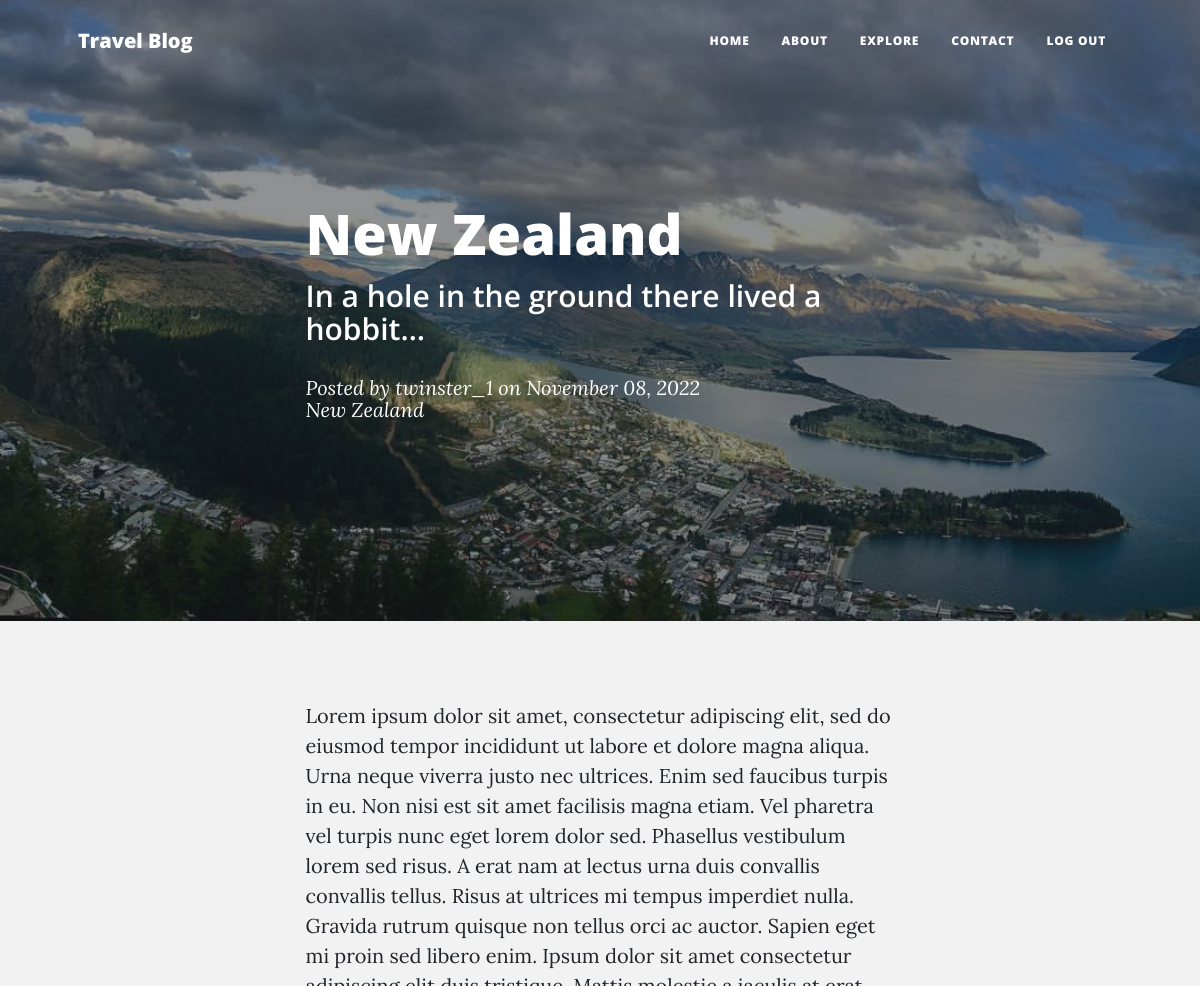
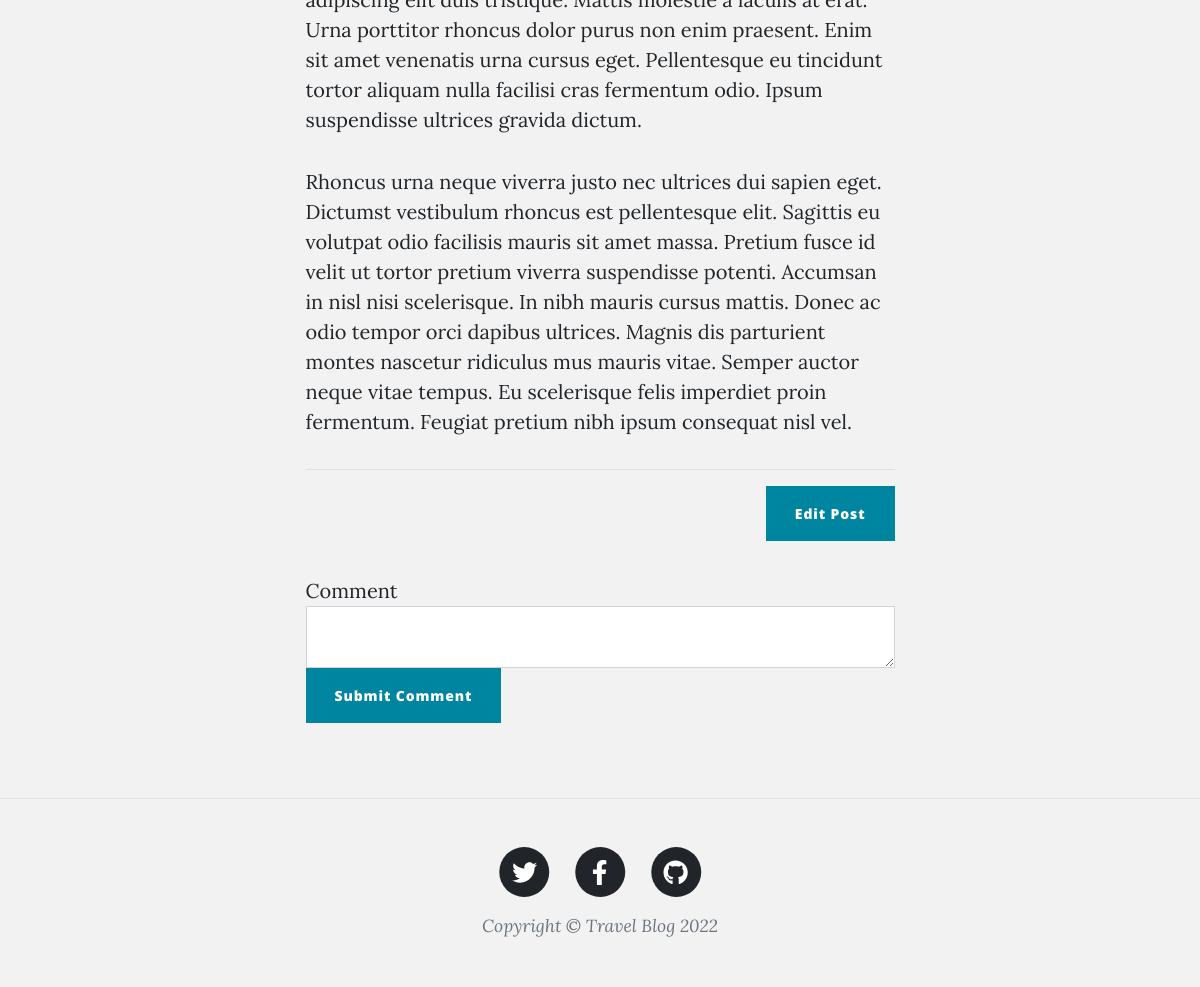
Page /post/2 (signed in) on the committed database (2 pictures, top to bottom).
### main.py (models this page shows)
class BlogPost(db.Model):
    __tablename__ = "blog_posts"
    id = db.Column(db.Integer, primary_key=True)
    title = db.Column(db.String(250), unique=True, nullable=False)
    subtitle = db.Column(db.String(250), nullable=False)
    date = db.Column(db.DateTime(timezone=True), server_default=func.now())
    body = db.Column(db.Text, nullable=False)
    image = db.Column(db.String(250), nullable=True)
    author_id = db.Column(db.Integer, db.ForeignKey("users.id"))
    country_id = db.Column(db.Integer, db.ForeignKey("countries.id"))
    author = relationship("User", back_populates="posts")
    comments = relationship("Comment", back_populates="parent_post")
    country = relationship("Country", back_populates="posts")

class User(UserMixin, db.Model):
    __tablename__ = "users"
    id = db.Column(db.Integer, primary_key=True)
    email = db.Column(db.String(100), unique=True)
    password = db.Column(db.String(100))
    name = db.Column(db.String(100))
    posts = relationship("BlogPost", back_populates="author")
    comments = relationship("Comment", back_populates="comment_author")

class Country(db.Model):
    __tablename__ = "countries"
    id = db.Column(db.Integer, primary_key=True)
    code = db.Column(db.String(5))
    name = db.Column(db.String(100))
    posts = relationship("BlogPost", back_populates="country")

### main.py (the view, shortened to what this page needs)
@app.route("/post/<int:post_id>", methods=["GET", "POST"])
def show_post(post_id):
    requested_post = BlogPost.query.get(post_id)
    print(requested_post.image)
    post_comments = Comment.query.filter_by(post_id=post_id).order_by(desc(Comment.date))
    form = CommentForm()
    return render_template("post.html", post=requested_post, current_year=current_year, form=form,
                           current_user=current_user, comments=post_comments)

### forms.py
class CommentForm(FlaskForm):
    comment_text = CKEditorField("Comment", validators=[DataRequired()])
    submit = SubmitField("Submit Comment")

### main.py (called while the page is built)
@login_manager.user_loader
def load_user(user_id):
    return User.query.get(int(user_id))

### templates/post.html (shortened to what this page needs)
{% import "bootstrap/wtf.html" as wtf %}
{% block content %}
{% include "header.html" %}
<header class="masthead" style="background-image: url({{url_for('static', filename='uploads/'+post.image)}})">
    <div class="container position-relative px-4 px-lg-5">
        <div class="row gx-4 gx-lg-5 justify-content-center">
            <div class="col-md-10 col-lg-8 col-xl-7">
                <div class="post-heading">
                    <h1>{{ post.title }}</h1>
                    <h2 class="subheading">{{ post.subtitle }}</h2>
                    <span class="meta">
                                Posted by
                                <a href="#!">{{ post.author.name }}</a>
                                on {{ post.date.strftime('%B %d, %Y') }} <br>
                        {{ post.country.name }}
                            </span>
                </div>
            </div>
        </div>
    </div>
</header>
<article class="mb-4">
    <div class="container px-4 px-lg-5">
        <div class="row gx-4 gx-lg-5 justify-content-center">
            <div class="col-md-10 col-lg-8 col-xl-7">
                <p>{{ post.body|safe }}</p>
                <hr>
                <div class="d-flex justify-content-end mb-4">
                    {% if current_user.is_authenticated: %}
                    <a class="btn btn-primary" href="{{url_for('edit_post', post_id=post.id)}}">Edit
                        Post</a>
                    {% endif %}
                </div>
                <div class="create_post">
                    {{ wtf.quick_form(form, novalidate=False, button_map={"submit": "primary"}) }}
                </div>
            </div>
        </div>
    </div>
</article>
{% include "footer.html" %}
{% endblock %}

### rows in the picture
BlogPost: image (picture), title "New Zealand", subtitle "In a hole in the ground there lived a hobbit…", date "November 08, 2022", body "Lorem ipsum dolor sit amet, consectetur adipiscing elit, sed do eiusmod tempor incididunt ut labore et dolore magna aliqua. Urna neque viverra justo nec ultrices. Enim sed faucibus turpis in eu. Non nisi est sit amet facilisis magna etiam. Vel pharetra vel turpis nunc eget lorem dolor sed. Phasellus vestibulum lorem sed risus. A erat nam at lectus urna duis convallis convallis tellus. Risus at ultrices mi tempus imperdiet nulla. Gravida rutrum quisque non tellus orci ac auctor. Sapien eget mi proin sed libero enim. Ipsum dolor sit amet consectetur adipiscing elit duis tristique. Mattis molestie a iaculis at erat. Urna porttitor rhoncus dolor purus non enim praesent. Enim sit amet venenatis…"
User: author.name "twinster_1"
Country: country.name "New Zealand"

### other values in the picture
{{ current_year }} "2022"
